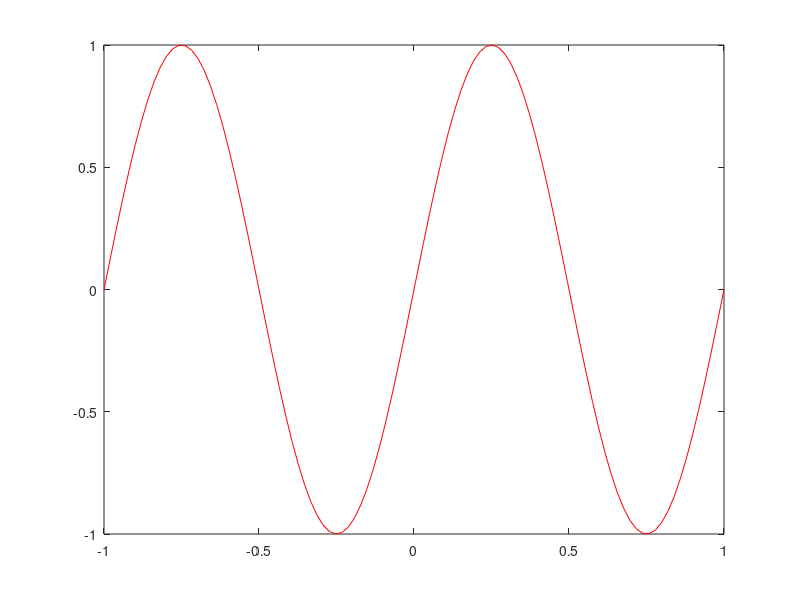

The MATLAB source for this figure:
% Regression test function (black blox) for FreeMat v4.0
% This function is autogenerated by helpgen.
function bbtest_success = bbtest_xlim
  bbtest_success = 1;
NumErrors = 0;
try
  x = linspace(-1,1);

catch
  NumErrors = NumErrors + 1;
end
try
  y = sin(2*pi*x);

catch
  NumErrors = NumErrors + 1;
end
try
  plot(x,y,'r-');

catch
  NumErrors = NumErrors + 1;
end
try
  xlim  % what are the current limits?

catch
  NumErrors = NumErrors + 1;
end
try
  mprint xlim1

catch
  NumErrors = NumErrors + 1;
end
if (NumErrors ~= 0) bbtest_success = 0; return; end
NumErrors = 0;
try
  plot(x,y,'r-')

catch
  NumErrors = NumErrors + 1;
end
try
  xlim([-0.2,0.2])

catch
  NumErrors = NumErrors + 1;
end
try
  mprint xlim2

catch
  NumErrors = NumErrors + 1;
end
if (NumErrors ~= 0) bbtest_success = 0; return; end
